Frame 1 (no input): blank canvas, image omitted
Frame 60 (no input): blank canvas, image omitted
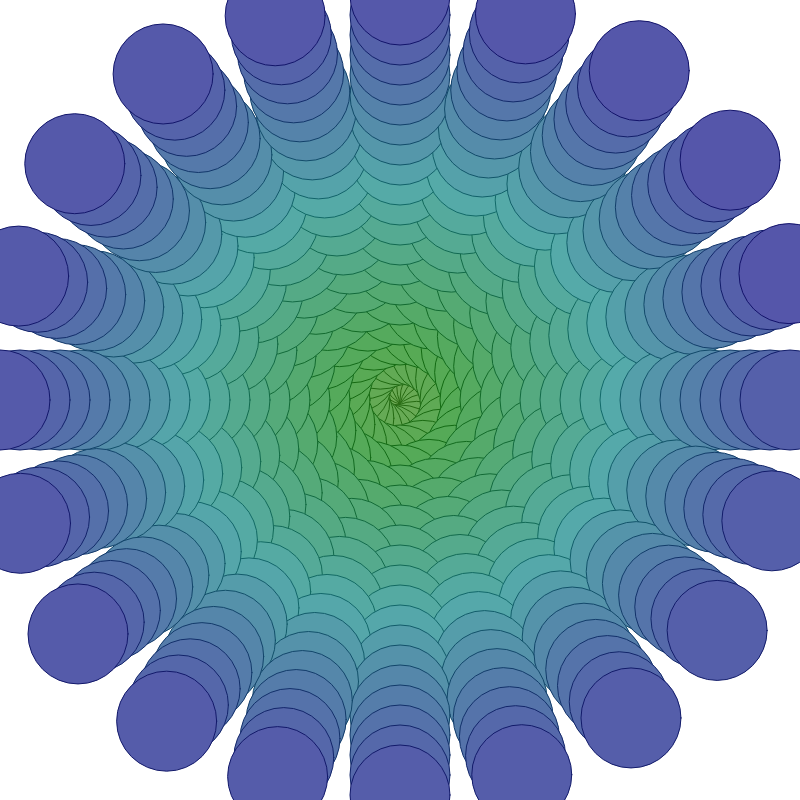
Frame 120 (the mouse pressed at the canvas centre since frame 60)

The p5.js sketch whose frames 1 and 60 were blank and that drew this single picture after the mouse press (run headless with seeded random() and noise() and a simulated clock; from frame 60 on, the mouse is pressed at the canvas centre):

// p5.js sketch
// ── sketch.js
function setup() {
    createCanvas(800, 800);
    colorMode(HSB, 120);
}

function draw() {
    background(200);
    var x = width/2;
    var y = height/2;
    var numberOfCircles = mouseX;
    var size = 100;
    //noStroke();
    for( var i=0; i <numberOfCircles; i+=1 ){
    	var zeroToOne = i/numberOfCircles;
    	stroke( 30 + i/numberOfCircles * 50, 100, 50)
    	fill( 30 + i/numberOfCircles * 50, 60, 80);
    	var angle = zeroToOne *(Math.PI * (mouseY * 0.1));
    	var spiralSize = 10 + i;
    	x = width / 2 + Math.cos(angle) * spiralSize;
    	y = height / 2 + Math.sin(angle) * spiralSize;
		ellipse (x, y, size, size);
    }
    
}
